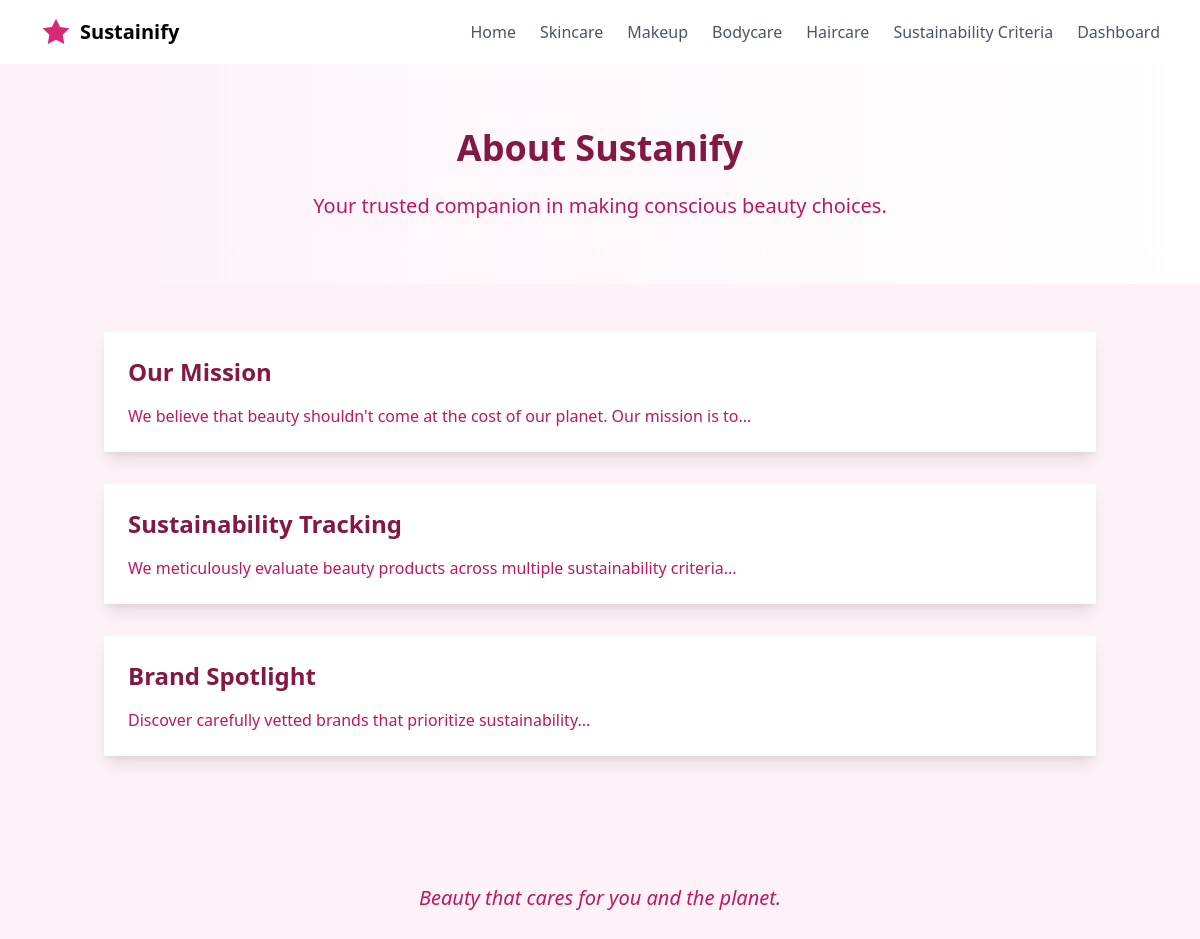
/view/about.php, run on the app's committed database.
### tables this page shows
CREATE TABLE sections (
    sectionID INT AUTO_INCREMENT PRIMARY KEY,
    title VARCHAR(255) NOT NULL,
    content TEXT NOT NULL,
    icon VARCHAR(255) DEFAULT NULL
);

### view/about.php (the view, shortened to what this page needs)
<?php
  $conn = connectDB();
  $sql = "SELECT * FROM sections";
  $sections = mysqli_query($conn, $sql);
?>
<!DOCTYPE html>
<html lang="en">
<head>
  <link rel="stylesheet" href="https://cdn.jsdelivr.net/npm/tailwindcss@2.2.19/dist/tailwind.min.css">
</head>
<body class="min-h-screen bg-pink-50">
<nav class="bg-white shadow-sm">
    <div class="max-w-6xl mx-auto px-4">
      <div class="flex items-center justify-between h-16">
        <div class="flex items-center">
          <svg class="h-8 w-8 text-pink-600" viewBox="0 0 24 24" fill="none" xmlns="http://www.w3.org/2000/svg">
            <path d="M12 2L15.09 8.26L22 9.27L17 14.14L18.18 21.02L12 17.77L5.82 21.02L7 14.14L2 9.27L8.91 8.26L12 2Z" fill="currentColor"/>
          </svg>
          <span class="ml-2 text-xl font-semibold">Sustainify</span>
        </div>
        <div class="hidden md:flex items-center space-x-6">
            <a href="../index.php" class="text-gray-600 hover:text-pink-600">Home</a>
            <a href="skincare.php" class="text-gray-600 hover:text-pink-600">Skincare</a>
            <a href="makeup.php" class="text-gray-600 hover:text-pink-600">Makeup</a>
            <a href="bodycare.php" class="text-gray-600 hover:text-pink-600">Bodycare</a>
            <a href="haircare.php" class="text-gray-600 hover:text-pink-600">Haircare</a>
            <a href="sustainability_criteria.php" class="text-gray-600 hover:text-pink-600">Sustainability Criteria</a>
            <a href="admin/admin_dashboard.php" class="text-gray-600 hover:text-pink-600">Dashboard</a>
        </div>
      </div>
    </div>
  </nav>
  <div class="bg-gradient-to-r from-pink-50 to-white py-16">
    <div class="container mx-auto px-4">
      <h1 class="text-4xl font-bold text-pink-900 text-center mb-6">About Sustanify</h1>
      <p class="text-xl text-pink-700 text-center max-w-2xl mx-auto">
        Your trusted companion in making conscious beauty choices.
      </p>
    </div>
  </div>
  <div class="container mx-auto px-4 py-12">
    <?php if (!empty($sections)): ?>
      <?php foreach ($sections as $section): ?>
        <div class="bg-white shadow-lg hover:shadow-pink-100 mb-8 p-6">
          <h2 class="text-2xl font-semibold text-pink-900 mb-4">
            <?= htmlspecialchars($section['title']) ?>
          </h2>
          <p class="text-pink-700">
            <?= nl2br(htmlspecialchars($section['content'])) ?>
          </p>
        </div>
      <?php endforeach; ?>
    <?php else: ?>
      <p class="text-center text-pink-700">No sections found.</p>
    <?php endif; ?>
  </div>
  <div class="container mx-auto px-4 py-12 text-center">
    <p class="text-xl font-medium text-pink-700 italic">
      Beauty that cares for you and the planet.
    </p>
  </div>
</body>
</html>

### data on the page
sections: title "Our Mission", content "We believe that beauty shouldn't come at the cost of our planet. Our mission is to..."
sections: title "Sustainability Tracking", content "We meticulously evaluate beauty products across multiple sustainability criteria..."
sections: title "Brand Spotlight", content "Discover carefully vetted brands that prioritize sustainability..."
